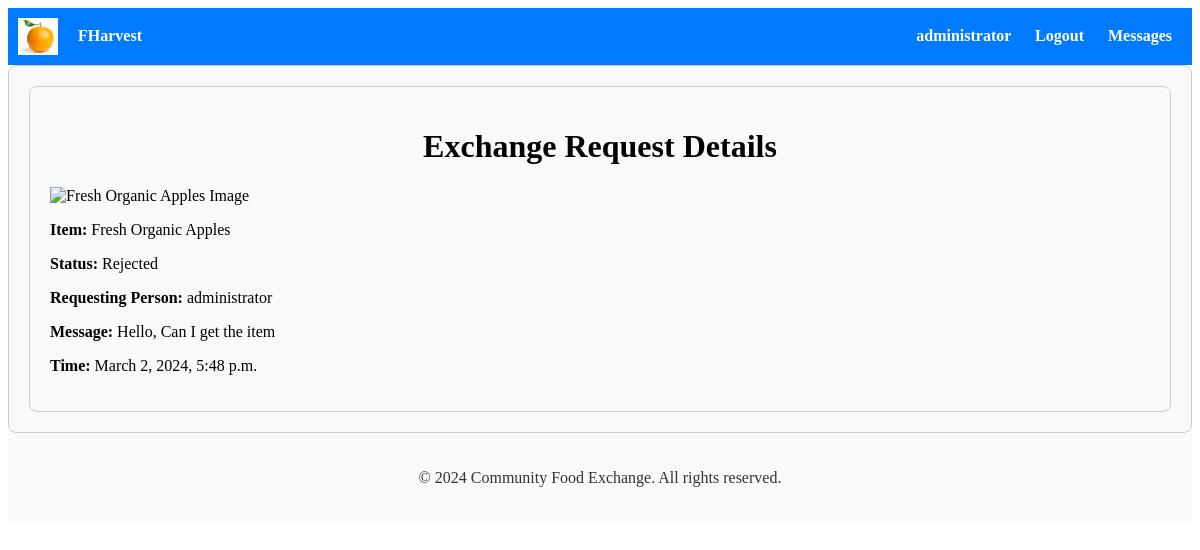
The app's page /exchange/34/ (signed in) with its own data.
### exchange/models.py (models this page shows, shortened)
class ExchangeRequest(models.Model):
    STATUS_CHOICES = [
        ('pending', 'Pending'),
        ('accepted', 'Accepted'),
        ('rejected', 'Rejected'),
        ('cancelled', 'Cancelled'),
    ]
    sender = models.ForeignKey(User, on_delete=models.CASCADE, related_name='exchange_sent_requests')
    receiver = models.ForeignKey(User, on_delete=models.CASCADE, related_name='exchange_received_requests')
    listing = models.ForeignKey(Listing, on_delete=models.CASCADE)
    message = models.TextField()
    status = models.CharField(max_length=20, choices=STATUS_CHOICES, default='pending')
    reason_for_cancellation = models.TextField(blank=True, null=True)
    created_at = models.DateTimeField(auto_now_add=True)

### listings/models.py (models this page shows, shortened)
class Listing(models.Model):
    user = models.ForeignKey(User, on_delete=models.CASCADE)
    item_name = models.CharField(max_length=100)
    description = models.TextField()
    quantity = models.CharField(max_length=100)  # Change to CharField
    expiration_date = models.DateField()
    preferred_exchange_method = models.CharField(max_length=200, help_text="Preferred exchange method")  # Add preferred exchange method
    created_at = models.DateTimeField(auto_now_add=True)
    image = CloudinaryField('image')

### exchange/views.py (the view)
# urls.py: path('<int:request_id>/', exchange_request_detail, name='exchange_request_detail'),
@login_required
def exchange_request_detail(request, request_id):
    exchange_request = get_object_or_404(ExchangeRequest, pk=request_id)
    return render(request, 'exchange/exchange_request_detail.html', {'exchange_request': exchange_request})

### exchange/templates/exchange/exchange_request_detail.html
{% extends 'accounts/base.html' %}
{% block content %}
<div class="container">
  <h1>Exchange Request Details</h1>
  <div class="exchange-request">
    <div class="image-container">
      <img src="{{ exchange_request.listing.image.url }}" alt="{{ exchange_request.listing.item_name }} Image" class="detail-image">
    </div>
    <p><strong>Item: </strong>{{ exchange_request.listing.item_name }}</p>
    <p><strong>Status: </strong>{{ exchange_request.status }}</p>
    <p><strong>Requesting Person: </strong>{{ exchange_request.sender }}</p>
    <p><strong>Message: </strong>{{ exchange_request.message }}</p>
    <p><strong>Time: </strong>{{ exchange_request.created_at }}</p>
  </div>
</div>
{% endblock %}

### accounts/templates/accounts/base.html (shortened to what this page needs)
{% load static %}
<!DOCTYPE html>
<html lang="en">
<head>
    <link rel="stylesheet" type="text/css" href="{% static 'css/style.css' %}">
    <link href="https://cdn.jsdelivr.net/npm/bootstrap-icons@1.11.3/font/bootstrap-icons.css" rel="stylesheet">
    <link rel="stylesheet" href="{% static 'path/to/compiled/bootstrap-icons.css' %}">
</head>
<body>
    <nav>
        <div class="brand-name">
            <img src="{% static 'logo.png' %}" alt="Logo" class="logo">
            <a href="{% url 'home' %}" style="color: inherit; text-decoration: none;">
                FHarvest
            </a>
        </div>
        <div class="nav-links">
            {% if user.is_authenticated %}
            <a href="{% url 'profile_update' %}">
                <span class="username">{{ user.username }}</span>
            </a>
            <a href="{% url 'logout' %}">Logout</a>
            <a href="{% if latest_conversation_id %}{% url 'conversation_detail' latest_conversation_id %}{% else %}{% url 'conversation_list' %}{% endif %}">
                Messages {% if unread_messages_count %}<span class="badge">{{ unread_messages_count }}</span>{% endif %}
            </a>
            {% else %}
            <a href="{% url 'login' %}">Login</a>
            <a href="{% url 'signup' %}">Signup</a>
            {% endif %}
        </div>
    </nav>
    <div class="container">
        {% block content %}
        {% endblock %}
    </div>
    <footer>
        <p>© 2024 Community Food Exchange. All rights reserved.</p>
    </footer>
</body>
</html>

### accounts/static/css/style.css (style rules this page uses)
.container { max-width: 1200px; margin: 0 auto; padding: 2px; }
.brand-name { display: flex; align-items: center; }
.logo { width: 50px; margin-right: 10px; }
.image-container { max-width: 100%; overflow: hidden; }
.detail-image { width: 100%; height: auto; }
.container { max-width: 800px; margin: 0 auto; }
.container { max-width: 800px; margin: 20px auto; padding: 2px; border: 1px solid #ccc; border-radius: 8px; background-color: #f9f9f9; }
.container h1 { text-align: center; }

### accounts/templates/accounts/base.html (style rules this page uses)
nav { background-color: #007bff; color: #fff; padding: 10px; display: flex; justify-content: space-between; align-items: center; }
nav a { color: #fff; text-decoration: none; margin: 0 10px; font-weight: bold; }
.brand-name { cursor: pointer; display: flex; align-items: center; }
.logo { width: 40px; height: auto; margin-right: 10px; }
footer { background-color: #f8f9fa; color: #333; padding: 20px; text-align: center; }
.container { max-width: 100%; margin: 0 auto; padding: 20px; box-sizing: border-box; }

### records on screen
ExchangeRequest: listing.item_name "Fresh Organic Apples", status "Rejected", sender "administrator", message "Hello, Can I get the item", created_at "March 2, 2024, 5:48 p.m."

### other values on screen
{{ user.username }} "administrator"
